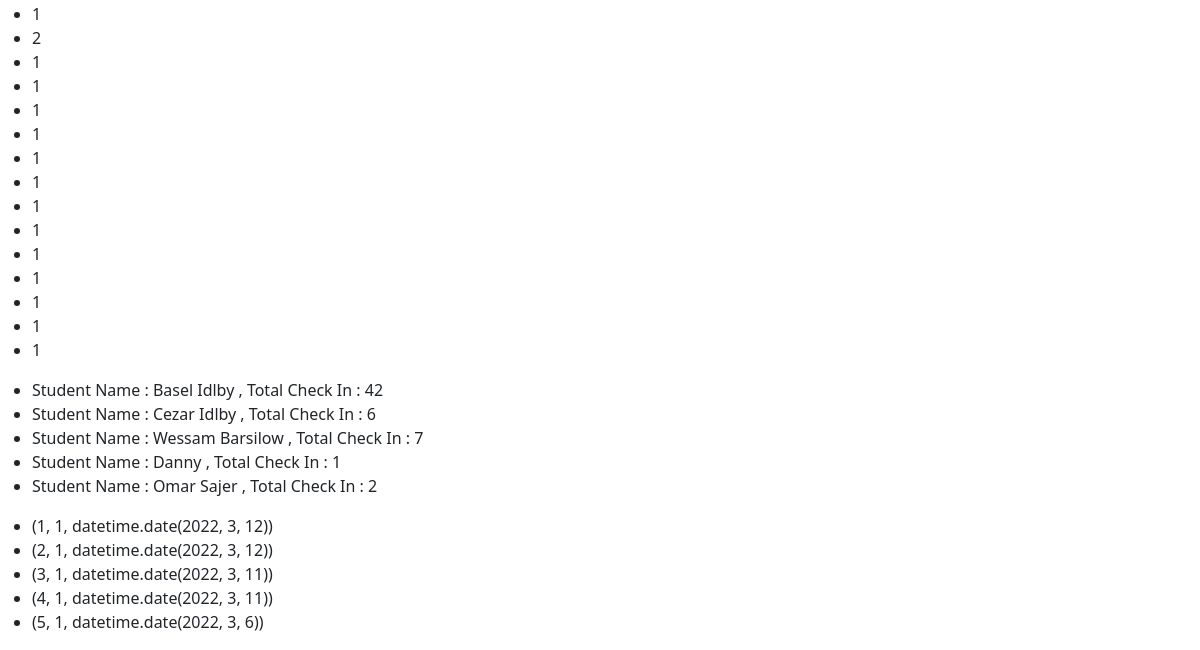
The page /student/list2/ (lower part) on the database as committed earlier.
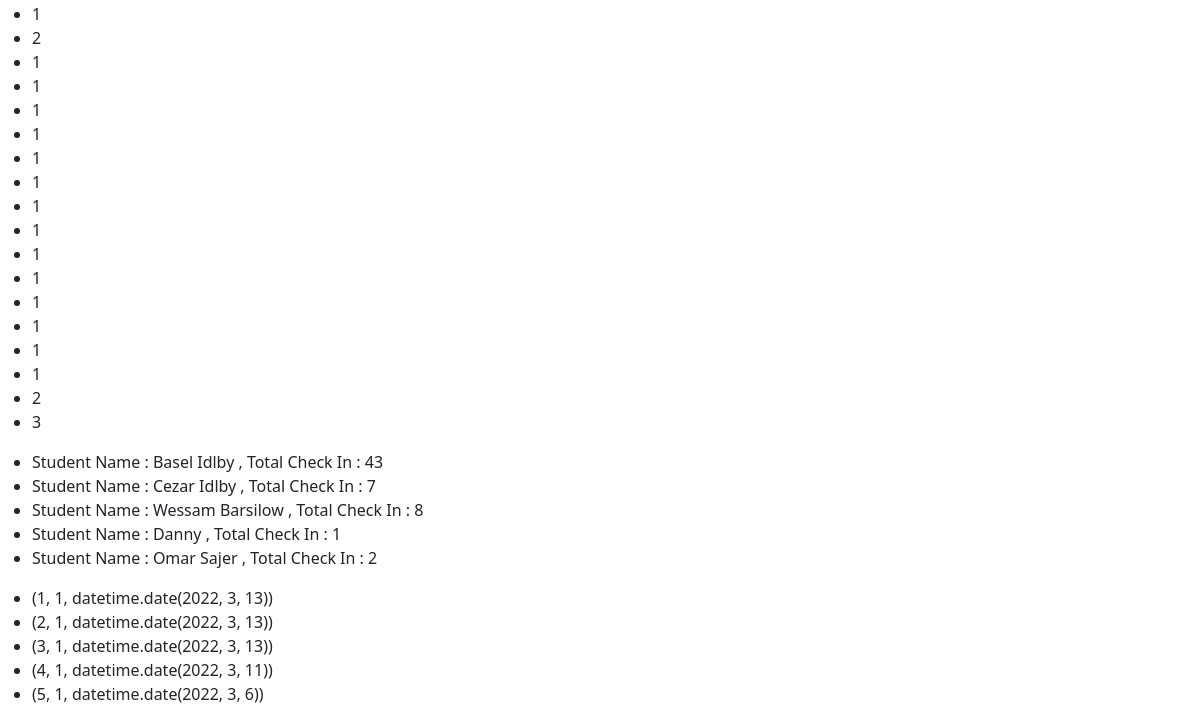
The same page on the database as committed later.
### student/models.py (models this page shows, shortened)
class checkInData(models.Model):
    checkInSeq = models.AutoField(primary_key=True)
    studentId = models.IntegerField()
    checkIn = models.IntegerField(default=1 , editable=False)
    checkInDate = models.DateField(default=datetime.now , editable=False)
    def __str__(self) -> str:
        return f"{self.studentId , self.checkIn , self.checkInDate}"

class customerInfo(models.Model):
    studentId = models.AutoField(primary_key=True)
    customerName = models.CharField(max_length=100 , unique=True)
    customerImg = models.ImageField(upload_to ='media/student/imgs/' , default='default.jpg')
    leadsChannel = models.ForeignKey(leadSource,max_length=50,on_delete=models.CASCADE)
    adsRef = models.CharField(max_length=200,blank=True)
    contactDate = models.DateField(default=datetime.now , editable=False)
    leadeAge = models.IntegerField()
    leadsLocation = models.CharField(max_length=100)
    leadsContactNumber = models.IntegerField()
    emailAddress = models.EmailField()
    leadsComment = models.CharField(max_length=1000)
    leadsUrgent = models.BooleanField()
    Nationality = models.ForeignKey(countryList,max_length=250,on_delete=models.CASCADE)
    intersetList = models.ForeignKey(courseList,max_length=50,on_delete=models.CASCADE)
    followUp = models.BooleanField(default=True)

### student/views.py (the view)
# urls.py: path('list2/',views.list,name='CustInfo2'),
def list(request):
    queryset1 = customerInfo.objects.all()
    query2 = customerInfo.objects.all().values('studentId').annotate(total=Count('studentId'))
    query3 = checkInData.objects.all()
    query4 = customerInfo.objects.raw(
       'SELECT a.studentid , a.customerName , count(b.checkIn) as count FROM STUDENT_customerInfo a ,student_checkindata b where a.studentid = b.studentid group by a.studentid , a.customerName')
    lastLogin = checkInData.objects.raw('select checkInSeq , a.studentid , max(a.checkInDate) from student_checkindata a group by a.studentid')
    context = {'q1':queryset1,'q2':query2,'q3':query3,'q4':query4,'lastLogin':lastLogin}
    return render(request,'student/customerList.html',context)

### student/templates/student/customerList.html (shortened to what this page needs)
{% extends 'student/base.html' %}
{% block content %}
<ul>
    {% for x in q3 %}
    <li>{{x.studentId}} {{x.customerName}}</li>
    {% endfor %}
</ul>
<ul>
    {% for x in q4 %}
    <li>Student Name : {{x.customerName}} , Total Check In : {{x.count}}</li>
    {% endfor %}
</ul>
<ul>
    {% for x in lastLogin %}
    <li>{{x}}</li>
    {% endfor %}
</ul>
{% endblock %}

Rows that differ between the two databases and show on the page:
no longer on one of the page's lists (row unchanged): checkInData: studentId+checkInSeq+checkIn "(2, 1, datetime.date(2022, 3, 12))"
no longer on this page (row unchanged): checkInData: studentId+checkInSeq+checkIn "(1, 1, datetime.date(2022, 3, 12))"
no longer on this page (row unchanged): checkInData: studentId+checkInSeq+checkIn "(3, 1, datetime.date(2022, 3, 11))"
added checkInData: studentId "1", studentId+checkInSeq+checkIn "(1, 1, datetime.date(2022, 3, 13))"
added checkInData: studentId "2", studentId+checkInSeq+checkIn "(2, 1, datetime.date(2022, 3, 13))"
added checkInData: studentId "3", studentId+checkInSeq+checkIn "(3, 1, datetime.date(2022, 3, 13))"
computed for customerInfo "Basel Idlby": count "42" → "43"
computed for customerInfo "Cezar Idlby": count "6" → "7"
computed for customerInfo "Wessam Barsilow": count "7" → "8"
